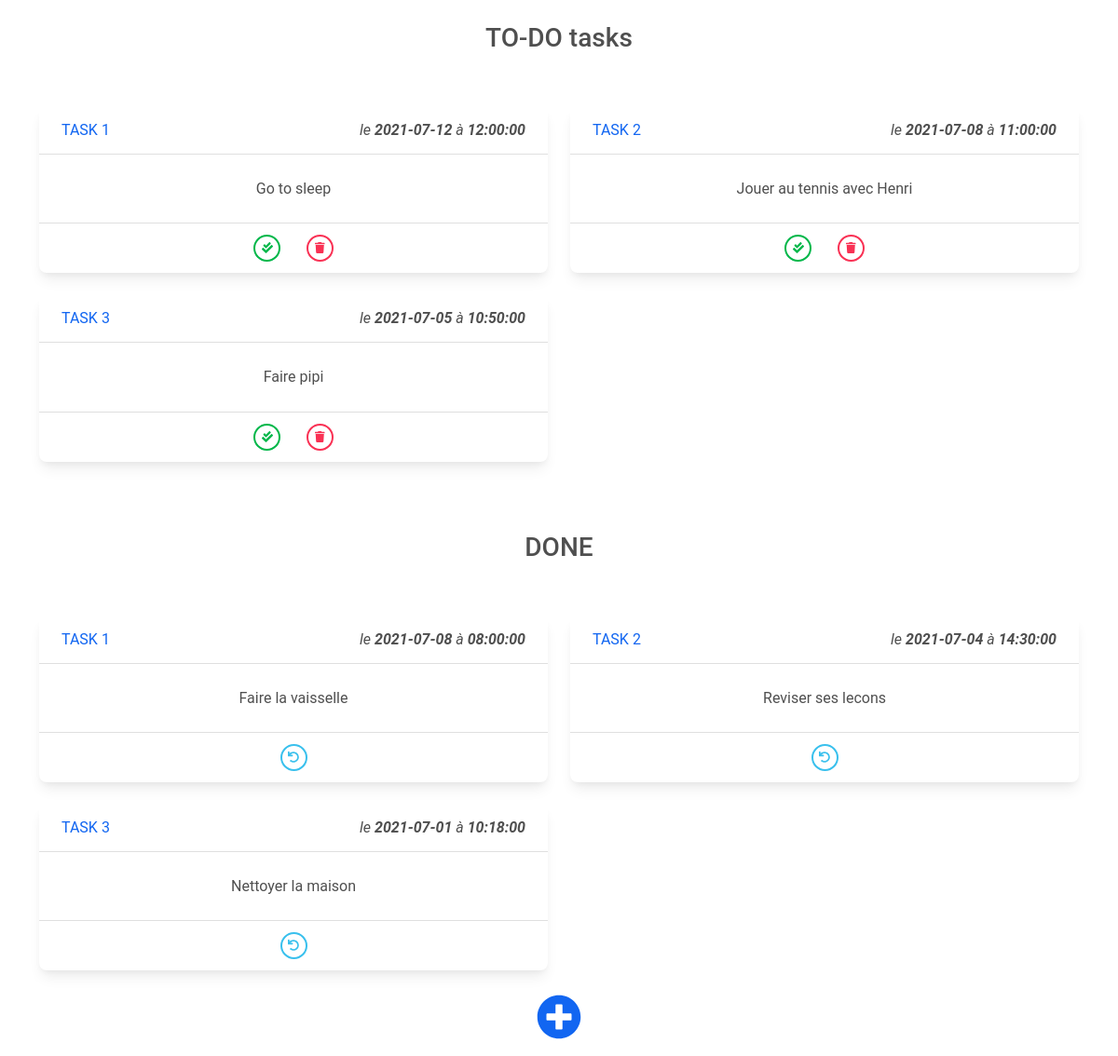
The page / on the database its author committed.
### tables this page shows
CREATE TABLE IF NOT EXISTS `tache` (
  `id` int(11) NOT NULL AUTO_INCREMENT,
  `titre` varchar(50) NOT NULL,
  `etat` int(11) NOT NULL,
  `t_date` date NOT NULL,
  `heure` time NOT NULL,
  PRIMARY KEY (`id`)
);

### src/TaskManager.class.php (called while the page is built, shortened)
<?php
class TaskManager {
    private $_db;
    public function getTasks($info) {
        $q = $this->_db->query('SELECT * FROM tache WHERE etat = '.$info.'
            ORDER BY t_date DESC');
        return $q;
    }
    public function setDb(PDO $db) {
        $this->_db = $db;
    }
}

### index.php (the view, shortened to what this page needs)
<?php
    $db = new PDO('mysql:host=localhost;dbname=my_db', 'root', '');
    $db->setAttribute(PDO::ATTR_ERRMODE, PDO::ERRMODE_WARNING);
    $i = 1;
?>
<!DOCTYPE html>
<html lang="en">
<head>
    <link rel="stylesheet" href="vendor/bootstrap-font/css/bootstrap.css" />
	<link rel="stylesheet" href="vendor/bootstrap-font/css/compiled_mdb.css" />
	<link rel="stylesheet" href="vendor/bootstrap-font/css/fontawesome.css" />
</head>
<body>
    <h3 class="text-center mt-4">TO-DO tasks</h3><br>
    <div class="container">
        <div class="row">
            <?php
                $manager = new TaskManager($db);
                $q = $manager->getTasks(0);
                while ($data = $q->fetch(PDO::FETCH_ASSOC)) {
            ?>
                <div class="col-sm-6 mt-4">
                    <div class="card">
                        <div class="card-header">
                            <span class="text-primary">TASK <?= $i ?> </span>
                            <span class="float-right">
                            <i>le <strong><?= $data['t_date'] ?></strong> à <strong><?= $data['heure'] ?></strong> </i>
                            </span>
                        </div>
                        <div class="card-body">
                            <div class="text-center"> <?= $data['titre'] ?> </div>
                        </div>
                        <div class="card-footer text-center">
                            <button type="button" class="btn btn-outline-success btn-floating btn-sm mr-4"
                                data-mdb-ripple-color="dark" onClick="updateTask('<?= $data['id'] ?>', 'check')">
                                <i class="fas fa-check-double"></i>
                            </button>
                            <button type="button" class="btn btn-outline-danger btn-floating btn-sm"
                                data-mdb-ripple-color="dark" onClick="updateTask('<?= $data['id'] ?>', 'delete')">
                                <i class="fas fa-trash"></i>
                        </div>
                    </div>
                </div>
            <?php
                $i++;
                }
            ?>
        </div>
        <br><br>
        <h3 class="text-center mt-4">DONE</h3><br>
        <div class="row">
            <?php
                $i = 1;
                $q = $manager->getTasks(1);
                while ($data = $q->fetch(PDO::FETCH_ASSOC)) {
            ?>
                <div class="col-sm-6 mt-4">
                    <div class="card">
                        <div class="card-header">
                            <span class="text-primary">TASK <?= $i ?> </span>
                            <span class="float-right">
                                <i>le <strong><?= $data['t_date'] ?></strong> à <strong><?= $data['heure'] ?></strong> </i>
                            </span>
                        </div>
                        <div class="card-body">
                            <div class="text-center"> <?= $data['titre'] ?> </div>
                        </div>
                        <div class="card-footer text-center">
                            <button type="button" class="btn btn-outline-info btn-floating btn-sm"
                                data-mdb-ripple-color="dark" onClick="updateTask('<?= $data['id'] ?>', 'uncheck')">
                                <i class="fas fa-undo"></i>
                        </div>
                    </div>
                </div>
            <?php
                $i++;
                }
            ?>
        </div>
    </div> <br>
    <p class="text-center">
        <a href="create_task.php"><i class="fas fa-plus-circle fa-3x"></i> </a>
    </p>
</body>
</html>

### rows shown on the page
tache: t_date "2021-07-12", heure "12:00:00", titre "Go to sleep"
tache: t_date "2021-07-08", heure "11:00:00", titre "Jouer au tennis avec Henri"
tache: t_date "2021-07-05", heure "10:50:00", titre "Faire pipi"
tache: t_date "2021-07-08", heure "08:00:00", titre "Faire la vaisselle"
tache: t_date "2021-07-04", heure "14:30:00", titre "Reviser ses lecons"
tache: t_date "2021-07-01", heure "10:18:00", titre "Nettoyer la maison"
